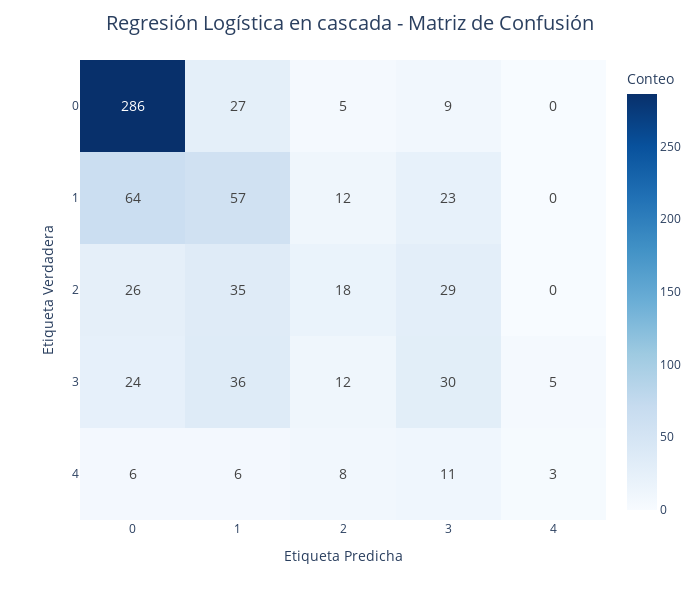

The notebook cell saved with this chart:
### Markdown cell above
## Binary Model + Classification

0 / (1, 2, 3, 4) --> = 0 / 1 / 2 / 3 / 4

### Code cell
cascade_thresh_model = ThresholdedCascadedLogisticRegression(
    C_zero=0.1,
    C_multi=0.1,
    solver='lbfgs',
    max_iter=1000,
    random_state=42,
    zero_threshold=0.7
)

cv_scores = cross_val_score(
    cascade_thresh_model,
    X_train_scaled,
    y_train,
    cv=5,
    scoring='accuracy',
    n_jobs=-1
)

print(f"Cross-validated Accuracy (cascade LR): {cv_scores.mean():.4f} ± {cv_scores.std():.4f}")

y_cv_pred = cross_val_predict(
    cascade_thresh_model,
    X_train_scaled,
    y_train,
    cv=5,
    n_jobs=-1
)

print(f"OOF CV Accuracy (cascade LR): {accuracy_score(y_train, y_cv_pred):.4f}")

show_confusion_matrix(
    y_train,
    y_cv_pred,
    title="Regresión Logística en cascada - Matriz de Confusión",
    labels=[0, 1, 2, 3, 4]
)

cascade_thresh_model.fit(X_train_scaled, y_train)

y_train_pred = cascade_thresh_model.predict(X_train_scaled)
print(f"Train Accuracy (cascade LR): {accuracy_score(y_train, y_train_pred):.4f}")

### Figure 1 — Plotly figure (JSON) as saved in the notebook; plotly's stock layout.template omitted (floating-point values rounded to 4 significant figures)
{"data": [{"coloraxis": "coloraxis", "hovertemplate": "Etiqueta Predicha: %{x}<br>Etiqueta Verdadera: %{y}<br>Conteo: %{z}<extra></extra>", "name": "0", "textfont": {"size": 14}, "texttemplate": "%{z}", "type": "heatmap", "x": [0, 1, 2, 3, 4], "xaxis": "x", "y": [0, 1, 2, 3, 4], "yaxis": "y", "z": [[286, 27, 5, 9, 0], [64, 57, 12, 23, 0], [26, 35, 18, 29, 0], [24, 36, 12, 30, 5], [6, 6, 8, 11, 3]]}], "layout": {"coloraxis": {"colorbar": {"title": {"text": "Conteo"}}, "colorscale": [[0, "rgb(247,251,255)"], [0.125, "rgb(222,235,247)"], [0.25, "rgb(198,219,239)"], [0.375, "rgb(158,202,225)"], [0.5, "rgb(107,174,214)"], [0.625, "rgb(66,146,198)"], [0.75, "rgb(33,113,181)"], [0.875, "rgb(8,81,156)"], [1, "rgb(8,48,107)"]]}, "height": 600, "margin": {"t": 60}, "title": {"font": {"size": 20}, "text": "Regresión Logística en cascada - Matriz de Confusión", "x": 0.5}, "width": 700, "xaxis": {"anchor": "y", "domain": [0, 1], "title": {"text": "Etiqueta Predicha"}}, "yaxis": {"anchor": "x", "autorange": "reversed", "domain": [0, 1], "title": {"text": "Etiqueta Verdadera"}}}}
